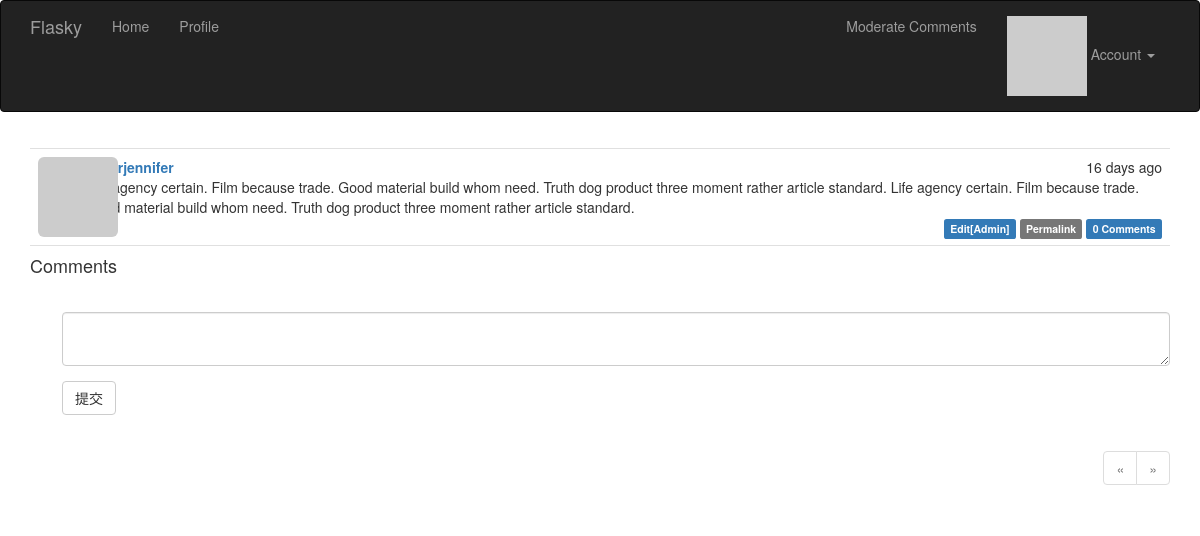
The app's page /post/32 (signed in) with its own data.
### app/model.py (models this page shows, shortened)
class Post(db.Model):
    __tablename__ = 'posts'
    id = db.Column(db.Integer,primary_key=True)
    body = db.Column(db.Text)
    timestamp = db.Column(db.DateTime,index=True,default=datetime.utcnow)
    author_id = db.Column(db.Integer,db.ForeignKey('users.id'))
    body_html = db.Column(db.Text)
    comments = db.relationship('Comment',backref='post',lazy='dynamic')

class User(UserMixin,db.Model):
    __tablename__ = 'users'
    id = db.Column(db.Integer,primary_key=True)
    email = db.Column(db.String(64), unique=True, index=True)
    username = db.Column(db.String(64),unique=True)
    role_id = db.Column(db.Integer,db.ForeignKey('roles.id'))
    password_hash = db.Column(db.String(128))
    name = db.Column(db.String(64))  #用户真实姓名
    location = db.Column(db.String(64))  #用户所在地
    about_me = db.Column(db.Text())  #自我介绍
    member_since = db.Column(db.DateTime(),default=datetime.utcnow)  #注册日期
    last_seen = db.Column(db.DateTime(),default=datetime.utcnow)  #最后访问时间
    avatar_hash = db.Column(db.String(32))
    posts = db.relationship('Post',backref='author',lazy='dynamic')
    followed = db.relationship('Follow',foreign_keys=[Follow.follower_id],
                               backref=db.backref('follower',lazy='joined'),
                               lazy='dynamic',
                               cascade='all,delete-orphan')
    followers = db.relationship('Follow',foreign_keys=[Follow.followed_id],
                               backref=db.backref('followed',lazy='joined'),
                               lazy='dynamic',
                               cascade='all,delete-orphan')
    comments = db.relationship('Comment',backref='author',lazy='dynamic')
    def can(self,permissions):
        return self.role is not None and (self.role.permissions & permissions) == permissions
    def is_administrator(self):
        return self.can(Permissions.ADMINISTER)
    def gravatar(self,size=100,default='identicon',rating='g'):
        if request.is_secure:
            url = 'https://secure.gravatar.com/avatar'
        else:
            url = 'http://www.gravatar.com/avatar'
        hash = self.avatar_hash or hashlib.md5(self.email.encode('utf-8')).hexdigest()
        return '{url}/{hash}?s={size}&d={default}&r={rating}'.format(url=url,hash=hash,size=size,default=default,rating=rating)
    def ping(self):
        self.last_seen = datetime.utcnow()
        db.session.add(self)
    @property
    def password(self):
        raise AttributeError('password is not a readable attribute')

### app/main/views.py (the view)
@main.route('/post/<int:id>')
def post(id):
    post = Post.query.get_or_404(id)
    form = CommentForm()
    if form.validate_on_submit():
        comment = Comment(body=form.body.data,post=post,author=current_user._get_current_object())
        db.session.add(comment)
        flash('你的评论已发布')
        return redirect(url_for('.post',id=post.id,page=-1))
    page = request.args.get('page','1',type=int)
    if page == -1:
        page = (post.comments.count() - 1) // current_app.config['FLASK_COMMENTS_PER_PAGE'] + 1
    if not isinstance(page,int):
        page = int(page)
    pagination = post.comments.order_by(Comment.timestamp.asc()).paginate(page, per_page=current_app.config['FLASK_COMMENTS_PER_PAGE'],error_out=False)
    comments = pagination.items
    return render_template('main/post.html',posts=[post],form=form,comments=comments,pagination=pagination)

### app/main/forms.py
class CommentForm(FlaskForm):
    body = PageDownField('',validators=[DataRequired()])
    submit = SubmitField('提交')

### app/auth/views.py (called while the page is built)
@auth.before_app_request
def before_request():
    if current_user.is_authenticated:
        current_user.ping()

### app/main/__init__.py (called while the page is built)
@main.app_context_processor
def inject_permissions():
    return dict(Permissions=Permissions)

### app/model.py (called while the page is built)
@login_manager.user_loader
def load_user(user_id):
    return User.query.get(int(user_id))

### app/templates/main/post.html (shortened to what this page needs)
{% extends "base.html" %}
{% import "bootstrap/wtf.html" as wtf %}
{% import "main/_macros.html" as macros %}
{% block page_content %}
{% include 'main/_posts.html' %}
<h4 id="comments">Comments</h4>
{% if current_user.can(Permissions.COMMENT) %}
<div class="comment-form">
    {{ wtf.quick_form(form) }}
</div>
{% endif %}
{% if pagination %}
<div class="pagination">
    {{ macros.pagination_widget(pagination, '.post', fragment='#comments', id=posts[0].id) }}
</div>
{% endif %}
{% endblock %}

### app/templates/main/_posts.html
<ul class="posts">
    {% for post in posts %}
    <li class="post">
        <div class="post-thumbnail">
            <a href="{{ url_for('.user', username=post.author.username) }}">
                <img class="img-rounded profile-thumbnail" src="{{ post.author.gravatar(size=40) }}">
            </a>
        </div>
        <div class="post-content">
            <div class="post-date">{{ moment(post.timestamp).fromNow() }}</div>
            <div class="post-author"><a href="{{ url_for('.user', username=post.author.username) }}">{{ post.author.username }}</a></div>
            <div class="post-body">{{ post.body }}
                {% if post.body_html %}
                    {{ post.body_html | safe }}
                {% else %}
                    {{ post.body }}
                {% endif %}
            </div>
            <div class="post-footer">
                {% if current_user == post.author %}
                <a href="{{ url_for('.edit',id=post.id) }}">
                <span class="label label-primary">Edit</span>
                </a>
                {% elif current_user.is_administrator() %}
                 <a href="{{ url_for('.edit',id=post.id) }}">
                <span class="label label-primary">Edit[Admin]</span>
                </a>
                {% endif %}
                <a href="{{ url_for('.post', id=post.id) }}">
                    <span class="label label-default">Permalink</span>
                </a>
                <a href="{{ url_for('.post', id=post.id) }}#comments">
                    <span class="label label-primary">{{ post.comments.count() }} Comments</span>
                </a>
            </div>
        </div>
    </li>
    {% endfor %}
</ul>

### app/static/styles.css (style rules this page uses)
.profile-thumbnail { position: absolute; }
ul.posts { list-style-type: none; padding: 0px; margin: 16px 0px 0px 0px; border-top: 1px solid #e0e0e0; }
ul.posts li.post { padding: 8px; border-bottom: 1px solid #e0e0e0; }
div.post-date { float: right; }
div.post-author { font-weight: bold; }
div.post-thumbnail { position: absolute; }
div.post-content { margin-left: 48px; min-height: 48px; }
div.post-footer { text-align: right; }
div.comment-form { margin: 16px 0px 16px 32px; }
div.pagination { width: 100%; text-align: right; padding: 0px; margin: 0px; }

### records on screen
Post: timestamp "16 days ago", author.username "bakerjennifer", body "Life agency certain. Film because trade. Good material build whom need. Truth dog product three moment rather article standard.", comments.count "0"
